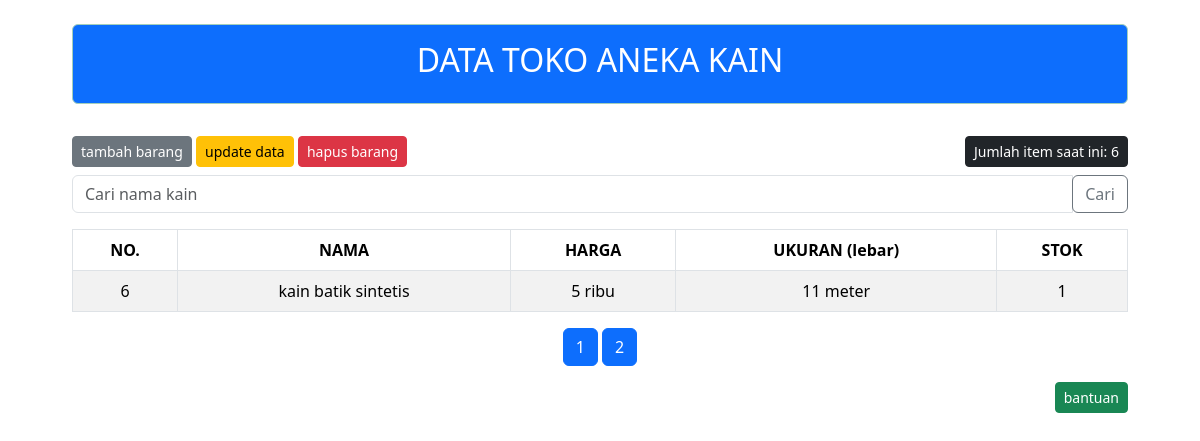
Page /tokoKainUts/admin/index.php?page=2 on the committed database.
### tables this page shows
CREATE TABLE `tbbarang` (
  `idbarang` int NOT NULL,
  `harga` float NOT NULL,
  `nama` varchar(100) NOT NULL,
  `ukuran` varchar(100) NOT NULL,
  `stok` int NOT NULL
);

### tokoKainUts/admin/index.php (the view, shortened to what this page needs)
<?php
require_once("koneksi.php");
$koneksi = mysqli_connect($host, $user, $password, $database);
$banyak = 5;
if (isset($_GET['page'])) {
    $page = $_GET['page'];
} else {
    $page = 1;
}
$mulai = ($page - 1) * $banyak;
if (isset($_GET['search'])) {
    $keyword = $_GET['search'];
    $query = "SELECT * FROM tbbarang WHERE nama LIKE '%$keyword%' LIMIT $mulai, $banyak";
} else {
    $query = "SELECT * FROM tbbarang LIMIT $mulai, $banyak";
}
$hasil = mysqli_query($koneksi, $query);
$jumlahdata = mysqli_num_rows(mysqli_query($koneksi, "SELECT idbarang FROM tbbarang"));
$halaman = ceil($jumlahdata / $banyak);
?>
<!DOCTYPE html>
<html>
<head>
    <link rel="stylesheet" href="../bootstrap/css/bootstrap.css">
</head>
<body style="margin: 5%; margin-top:2%">
    <div class="container">
        <div class="row ">
            <div class="col-md-12">
                <div class="alert alert-success text-center text-bg-primary p-3" role="alert">
                    <h2>DATA TOKO ANEKA KAIN</h2>
                </div>
            </div>
        </div>
        <div class="row">
            <div class="col md-6">
                <a href="insert.php" class="btn btn-secondary btn-sm mb-2 mt-3"><i class="fas fa-user-plus mr-2"></i>tambah barang</a>
                <a href="indexforupdate.php" class="btn btn-secondary btn-sm mb-2 mt-3  btn-warning"><i class="fas fa-user-plus mr-2"></i>update data</a>
                <a href="indexforhapus.php" class="btn btn-secondary btn-sm mb-2 mt-3  btn-danger"><i class="fas fa-user-plus mr-2"></i>hapus barang</a>
            </div>
            <div class="col md-6">
                <div class="float-end : right">
                    <div class="d-flex justify-content-center align-items-center">
                        <div class="btn btn-dark btn-sm mb-2 mt-3 fas fa-user-plus mr-2">
                            <?php echo "Jumlah item saat ini: " . $jumlahdata; ?>
                        </div>
                    </div>
                </div>
            </div>
        </div>
        <div class="row ">
            <div class="col-md-12">
                <form action="" method="GET" class="ml-5 mb-3">
                    <div class="input-group">
                        <input type="text" class="form-control" placeholder="Cari nama kain" name="search">
                        <div class="input-group-append">
                            <button class="btn btn-outline-secondary" type="submit">Cari</button>
                        </div>
                    </div>
                </form>
                <table class="table table-bordered table table-striped " style="text-align: center;">
                    <thead class="thead-light">
                        <tr>
                            <th>NO.</th>
                            <th>NAMA</th>
                            <th>HARGA</th>
                            <th>UKURAN (lebar)</th>
                            <th>STOK</th>
                        </tr>
                    </thead>
                    <tbody>
                        <?php
                        $no = $mulai + 1;
                        while ($data = mysqli_fetch_array($hasil)) { ?>
                            <tr>
                                <td><?php echo $no++; ?></td>
                                <td><?php echo $data['nama']; ?></td>
                                <td><?php echo $data['harga'] . " ribu"; ?></td>
                                <td><?php echo $data['ukuran'] . " meter"; ?></td>
                                <td><?php echo $data['stok']; ?></td>
                            </tr>
                        <?php } ?>
                    </tbody>
                </table>
                <div class="text-center">
                    <?php for ($i = 1; $i <= $halaman; $i++) { ?>
                        <a href="?page=<?php echo $i; ?>" class="btn btn-primary"><?php echo $i; ?></a>
                    <?php } ?>
                </div>
            </div>
        </div>
        <div class="row">
            <div class="col-md-4"></div>
            <div class="col-md-4">
            </div>
            <div class="col-md-4">
                <div class="float-end : right">
                    <a href="bantuan.php" class="btn btn-secondary btn-sm mb-1 mt-3  btn-success  "><i class="fas fa-user-plus mr-2"></i> bantuan</a>
                </div>
            </div>
        </div>
    </div>
</body>
</html>

### rows in the picture
tbbarang: nama "kain batik sintetis", harga "5", ukuran "11", stok "1"

### other values in the picture
$jumlahdata "6"
